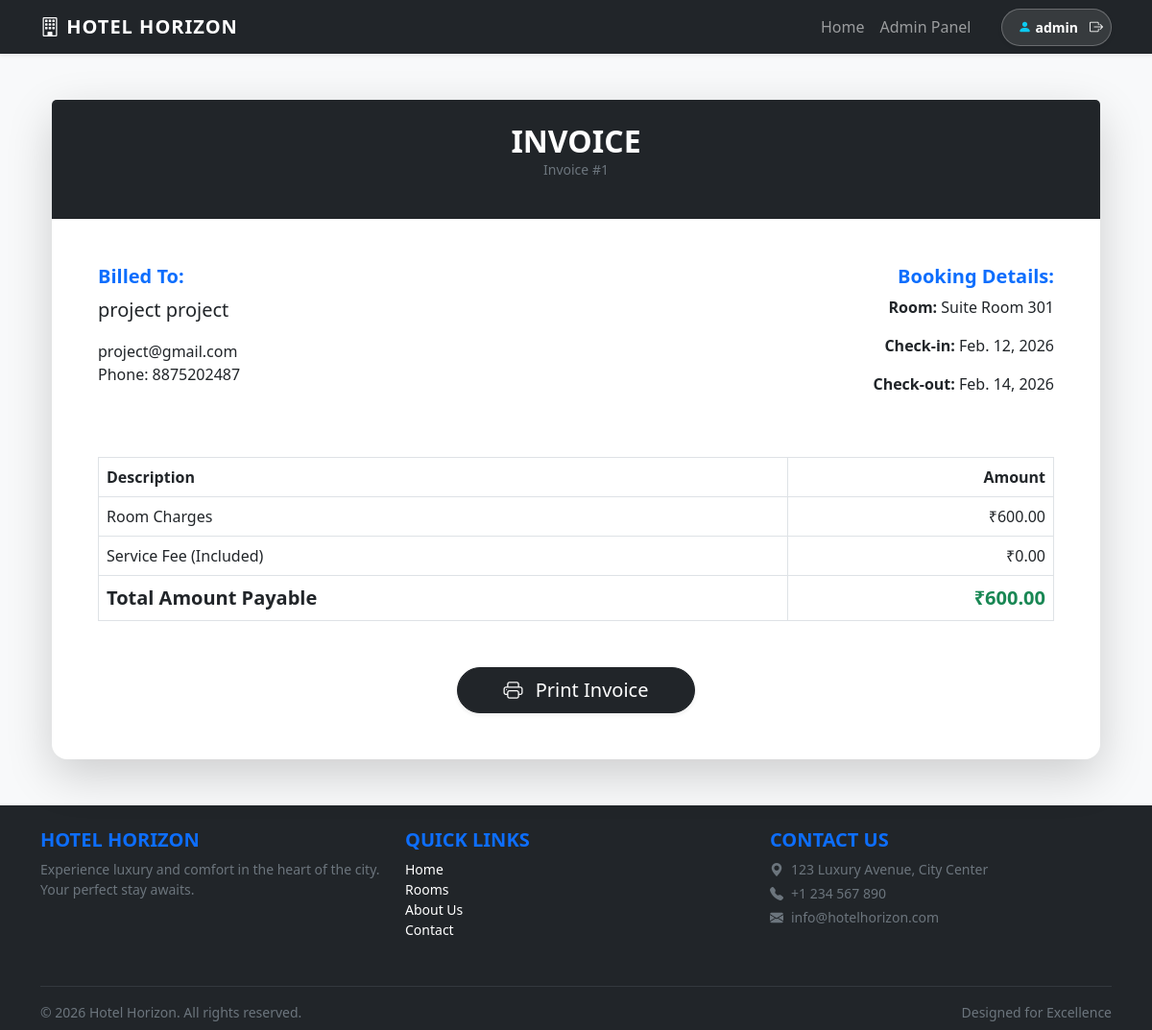
The page /invoice/1/ (signed in) on the database its author committed.
### core/models.py (models this page shows, shortened)
class CustomUser(AbstractUser):
    ROLE_CHOICES = (
        ('guest', 'Guest'),
        ('staff', 'Staff'),
        ('admin', 'Admin'),
    )
    role = models.CharField(max_length=10, choices=ROLE_CHOICES, default='guest')
    phone = models.CharField(max_length=15, blank=True, null=True)
    profession = models.CharField(max_length=100, blank=True, null=True)

class Booking(models.Model):
    guest = models.ForeignKey(settings.AUTH_USER_MODEL, on_delete=models.CASCADE, related_name='bookings')
    room = models.ForeignKey(Room, on_delete=models.CASCADE, related_name='bookings')
    check_in = models.DateField()
    check_out = models.DateField()
    total_amount = models.DecimalField(max_digits=10, decimal_places=2, blank=True, null=True)
    payment_status = models.BooleanField(default=False)
    created_at = models.DateTimeField(auto_now_add=True)
    full_name = models.CharField(max_length=255, verbose_name="Guest Name")
    email = models.EmailField(verbose_name="Contact Email")
    phone = models.CharField(max_length=20, verbose_name="Contact Phone")
    address = models.TextField(blank=True, null=True)
    num_adults = models.PositiveIntegerField(default=1)
    num_children = models.PositiveIntegerField(default=0)
    id_proof_type = models.CharField(max_length=50, choices=[('aadhar', 'Aadhar Card'), ('passport', 'Passport'), ('dl', 'Driving License')], default='aadhar')
    id_proof_number = models.CharField(max_length=50)
    special_requests = models.TextField(blank=True, null=True)

class Room(models.Model):
    ROOM_TYPES = (
        ('single', 'Single'),
        ('double', 'Double'),
        ('suite', 'Suite'),
    )
    STATUS_CHOICES = (
        ('available', 'Available'),
        ('booked', 'Booked'),
        ('cleaning', 'Cleaning'),
    )
    room_number = models.CharField(max_length=10, unique=True)
    room_type = models.CharField(max_length=10, choices=ROOM_TYPES)
    price_per_night = models.DecimalField(max_digits=10, decimal_places=2)
    amenities = models.TextField(blank=True)
    status = models.CharField(max_length=10, choices=STATUS_CHOICES, default='available')
    image = models.ImageField(upload_to='rooms/', blank=True, null=True)

### core/views.py (the view)
# urls.py: path('invoice/<int:booking_id>/', views.invoice, name='invoice'),
@login_required
def invoice(request, booking_id):
    booking = get_object_or_404(Booking, id=booking_id)
    if not (request.user == booking.guest or request.user.role in ['staff', 'admin']):
         return redirect('home')
    return render(request, 'invoice.html', {'booking': booking})

### templates/invoice.html
{% extends 'base.html' %}
{% block content %}
<div class="container mt-5">
    <div class="card shadow-lg border-0 rounded-4">
        <div class="card-header bg-dark text-white text-center py-4">
            <h2 class="fw-bold mb-0">INVOICE</h2>
            <p class="text-secondary small">Invoice #{{ booking.id }}</p>
        </div>
        <div class="card-body p-5">
            <div class="row mb-5">
                <div class="col-6">
                    <h5 class="fw-bold text-primary">Billed To:</h5>
                    <p class="lead">{{ booking.guest.first_name }} {{ booking.guest.last_name }}</p>
                    <p>{{ booking.guest.email }}<br>
                        Phone: {{ booking.guest.phone }}</p>
                </div>
                <div class="col-6 text-end">
                    <h5 class="fw-bold text-primary">Booking Details:</h5>
                    <p><strong>Room:</strong> {{ booking.room.room_type|title }} Room {{ booking.room.room_number }}</p>
                    <p><strong>Check-in:</strong> {{ booking.check_in }}</p>
                    <p><strong>Check-out:</strong> {{ booking.check_out }}</p>
                </div>
            </div>
            <table class="table table-bordered mb-4">
                <thead class="bg-light">
                    <tr>
                        <th>Description</th>
                        <th class="text-end">Amount</th>
                    </tr>
                </thead>
                <tbody>
                    <tr>
                        <td>Room Charges</td>
                        <td class="text-end">₹{{ booking.total_amount }}</td>
                    </tr>
                    <tr>
                        <td>Service Fee (Included)</td>
                        <td class="text-end">₹0.00</td>
                    </tr>
                </tbody>
                <tfoot>
                    <tr class="fw-bold fs-5">
                        <td>Total Amount Payable</td>
                        <td class="text-end text-success">₹{{ booking.total_amount }}</td>
                    </tr>
                </tfoot>
            </table>
            <div class="text-center mt-5">
                <button onclick="window.print()" class="btn btn-dark btn-lg px-5 rounded-pill shadow-sm">
                    <i class="bi bi-printer me-2"></i> Print Invoice
                </button>
            </div>
        </div>
    </div>
</div>
{% endblock %}

### templates/base.html (shortened to what this page needs)
<!DOCTYPE html>
<html lang="en">
<head>
    <link href="https://cdn.jsdelivr.net/npm/bootstrap@5.3.0/dist/css/bootstrap.min.css" rel="stylesheet">
    <link rel="stylesheet" href="https://cdn.jsdelivr.net/npm/bootstrap-icons@1.11.3/font/bootstrap-icons.min.css">
</head>
<body class="d-flex flex-column min-vh-100">
    <nav class="navbar navbar-expand-lg navbar-dark bg-dark sticky-top shadow-sm">
        <div class="container">
            <a class="navbar-brand fw-bold" href="{% url 'home' %}">
                <i class="bi bi-building"></i> HOTEL HORIZON
            </a>
            <div class="collapse navbar-collapse" id="navbarNav">
                <ul class="navbar-nav ms-auto align-items-center">
                    <li class="nav-item"><a class="nav-link" href="{% url 'home' %}">Home</a></li>
                    {% if user.is_authenticated %}
                    {% if user.role == 'guest' %}
                    <li class="nav-item"><a class="nav-link" href="{% url 'home' %}#rooms">Book Room</a></li>
                    <li class="nav-item"><a class="nav-link" href="{% url 'guest_dashboard' %}">My Bookings</a></li>
                    {% elif user.role == 'staff' %}
                    <li class="nav-item"><a class="nav-link" href="{% url 'staff_dashboard' %}">Staff Dashboard</a></li>
                    {% elif user.role == 'admin' %}
                    <li class="nav-item"><a class="nav-link" href="{% url 'admin_dashboard' %}">Admin Panel</a></li>
                    {% endif %}
                    <li class="nav-item ms-md-4 d-flex align-items-center">
                        <div
                            class="d-flex align-items-center bg-white bg-opacity-10 py-1 ps-3 pe-1 rounded-pill border border-white border-opacity-25 shadow-sm">
                            <span class="text-white small fw-bold me-2">
                                <i class="bi bi-person-fill me-1 text-info"></i>{{ user.username }}
                            </span>
                            <form action="{% url 'logout' %}" method="post" class="d-inline">
                                <button type="submit" class="btn btn-outline-light border-0 btn-sm rounded-circle p-1"
                                    title="Logout">
                                    <i class="bi bi-box-arrow-right fw-bold text-white"></i>
                                </button>
                            </form>
                        </div>
                    </li>
                    {% else %}
                    <li class="nav-item"><a class="nav-link" href="{% url 'home' %}#rooms">Rooms</a></li>
                    <li class="nav-item"><a class="nav-link" href="{% url 'login' %}">Login</a></li>
                    <li class="nav-item"><a class="nav-link btn btn-primary text-white ms-2 rounded-pill px-3"
                            href="{% url 'register' %}">Sign Up</a></li>
                    {% endif %}
                </ul>
            </div>
        </div>
    </nav>
    <main class="flex-grow-1">
        <div class="container mt-4 mb-5">
            {% block content %}{% endblock %}
        </div>
    </main>
    <footer class="bg-dark text-white pt-4 pb-2 mt-auto">
        <div class="container">
            <div class="row">
                <div class="col-md-4 mb-3">
                    <h5 class="text-uppercase fw-bold text-primary">Hotel Horizon</h5>
                    <p class="small text-secondary">Experience luxury and comfort in the heart of the city. Your perfect
                        stay awaits.</p>
                </div>
                <div class="col-md-4 mb-3">
                    <h5 class="text-uppercase fw-bold text-primary">Quick Links</h5>
                    <ul class="list-unstyled small">
                        <li><a href="{% url 'home' %}" class="text-white text-decoration-none">Home</a></li>
                        <li><a href="{% url 'home' %}#rooms" class="text-white text-decoration-none">Rooms</a></li>
                        <li><a href="#" class="text-white text-decoration-none">About Us</a></li>
                        <li><a href="#" class="text-white text-decoration-none">Contact</a></li>
                    </ul>
                </div>
                <div class="col-md-4 mb-3">
                    <h5 class="text-uppercase fw-bold text-primary">Contact Us</h5>
                    <p class="small text-secondary mb-1"><i class="bi bi-geo-alt-fill me-2"></i>123 Luxury Avenue, City
                        Center</p>
                    <p class="small text-secondary mb-1"><i class="bi bi-telephone-fill me-2"></i>+1 234 567 890</p>
                    <p class="small text-secondary"><i class="bi bi-envelope-fill me-2"></i>info@hotelhorizon.com</p>
                </div>
            </div>
            <hr class="border-secondary">
            <div class="row align-items-center">
                <div class="col-md-6 text-center text-md-start">
                    <p class="small mb-0 text-secondary">&copy; 2026 Hotel Horizon. All rights reserved.</p>
                </div>
                <div class="col-md-6 text-center text-md-end">
                    <p class="small mb-0 text-secondary">Designed for Excellence</p>
                </div>
            </div>
        </div>
    </footer>
</body>
</html>

### templates/base.html (style rules this page uses)
body { font-family: 'Segoe UI', Tahoma, Geneva, Verdana, sans-serif; background-color: #f8f9fa; }
.card { transition: transform 0.3s; }
.navbar-brand { font-weight: bold; letter-spacing: 1px; }

### rows shown on the page
CustomUser: username "admin"
Booking: id "1", guest.first_name "project", guest.last_name "project", guest.email "project@gmail.com", guest.phone "8875202487", room.room_type "Suite", room.room_number "301", check_in "Feb. 12, 2026", check_out "Feb. 14, 2026", total_amount "600.00"
